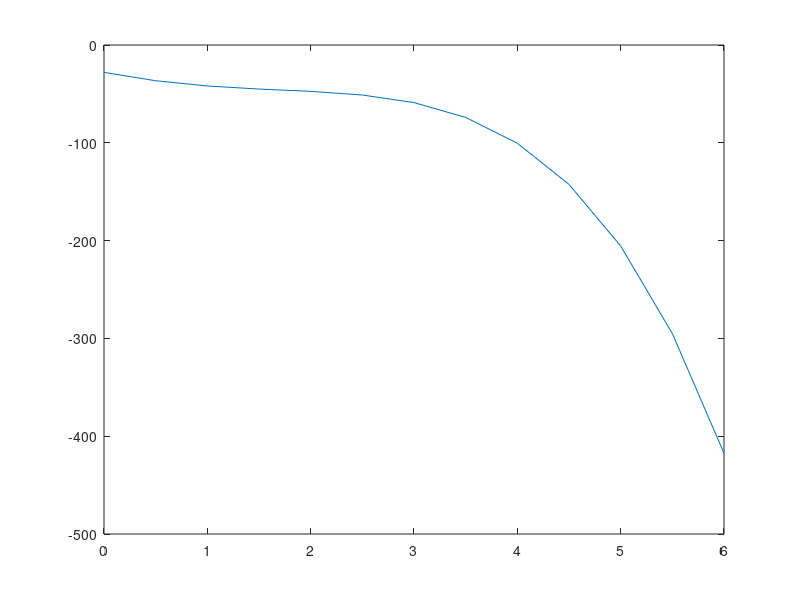
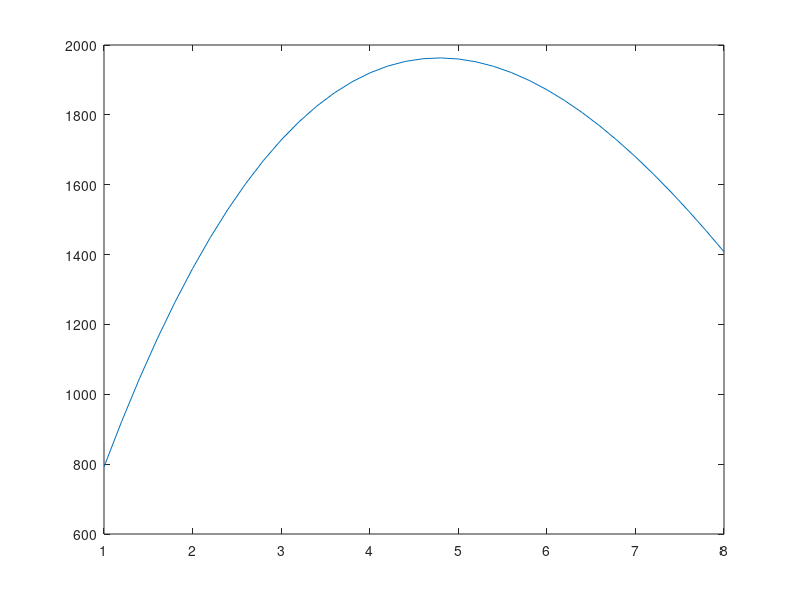
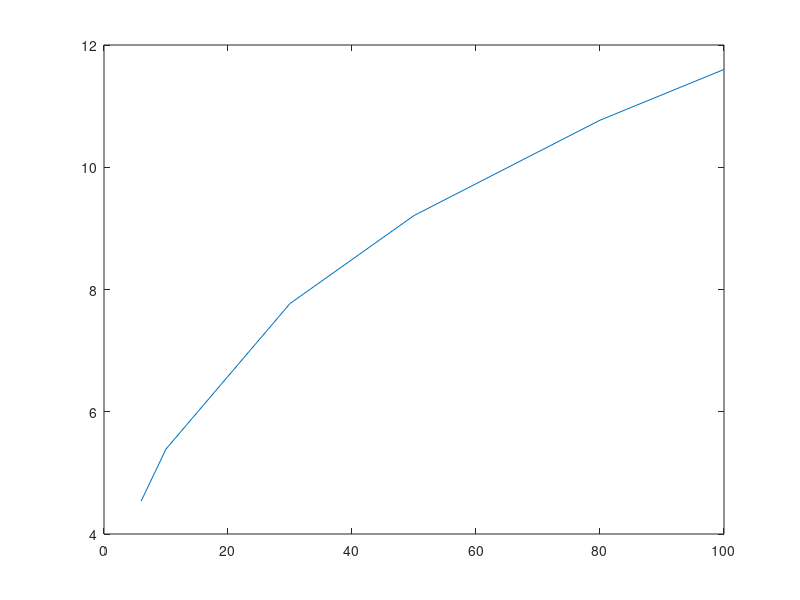
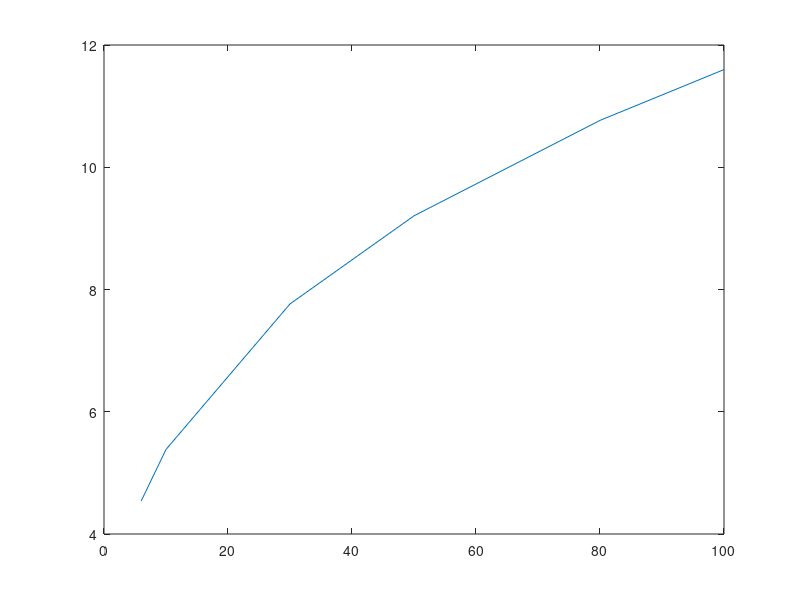

Write MATLAB code to recreate these figures, in order.
clc;
clear;

disp('HW12, Gage Farmer, M/W 10AM');

% Problem 1

x=[0:.5:6];
y=-0.4*(x.^4)+7*(x.^2)-20.5*x-28;
plot(x,y);
figure();


% Problem 2

b=[1:.2:8];
Volume=(38-(b*2)).*(24-(b*2)).*b;
plot(b,Volume);
figure();


% Problem 3

x=[2.4, 5.3];
y=[7, 11];
plot(x,y);
fprintf('\nWhen x = 3.2, y = ~8.1\n');


% Problem 4

x=[2,5,6,8,9,13,15];
y=[7,8,10,11,12,14,15];
plot(x,y);
fprintf('\nThe slope of the line is 0.64005\n');
fprintf('\nThe y intercept of the line is 5.6968\n');


% Problem 5

x=[6,10,30,50,80,100];
y=[4.54,5.39,7.77,9.21,10.77,11.6];
plot(x,y);
figure();
x3=nthroot(x,3);
plot(x3,y);
ytest=2.4987*x3;
fprintf('\na is equal to 2.4987\n');
plot(x,ytest);
